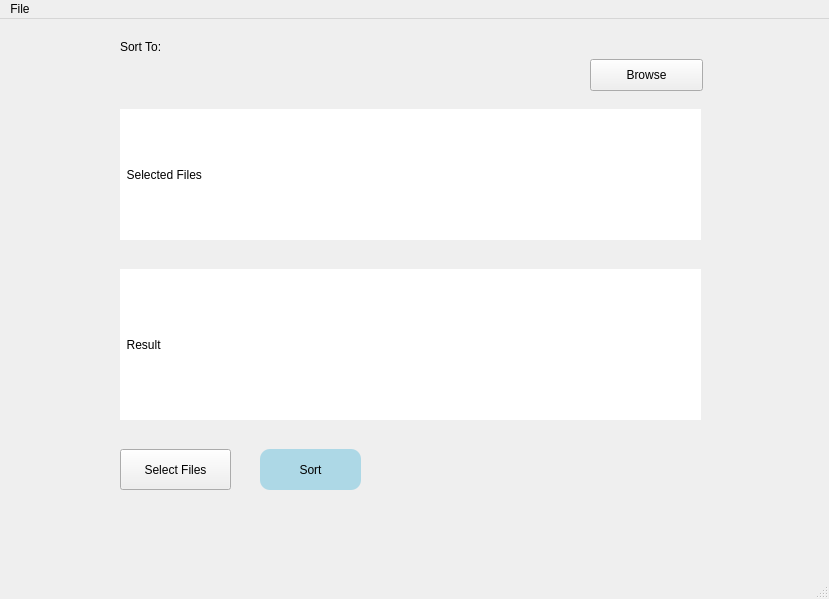
<?xml version="1.0" encoding="UTF-8"?>
<ui version="4.0">
 <class>MainWindow</class>
 <widget class="QMainWindow" name="MainWindow">
  <property name="geometry">
   <rect>
    <x>0</x>
    <y>0</y>
    <width>829</width>
    <height>599</height>
   </rect>
  </property>
  <property name="windowTitle">
   <string>Sort File To Project</string>
  </property>
  <widget class="QWidget" name="centralwidget">
   <widget class="QPushButton" name="sortButton">
    <property name="enabled">
     <bool>true</bool>
    </property>
    <property name="geometry">
     <rect>
      <x>260</x>
      <y>430</y>
      <width>101</width>
      <height>41</height>
     </rect>
    </property>
    <property name="palette">
     <palette>
      <active>
       <colorrole role="Button">
        <brush brushstyle="SolidPattern">
         <color alpha="255">
          <red>173</red>
          <green>216</green>
          <blue>230</blue>
         </color>
        </brush>
       </colorrole>
       <colorrole role="Base">
        <brush brushstyle="SolidPattern">
         <color alpha="255">
          <red>173</red>
          <green>216</green>
          <blue>230</blue>
         </color>
        </brush>
       </colorrole>
       <colorrole role="Window">
        <brush brushstyle="SolidPattern">
         <color alpha="255">
          <red>173</red>
          <green>216</green>
          <blue>230</blue>
         </color>
        </brush>
       </colorrole>
      </active>
      <inactive>
       <colorrole role="Button">
        <brush brushstyle="SolidPattern">
         <color alpha="255">
          <red>173</red>
          <green>216</green>
          <blue>230</blue>
         </color>
        </brush>
       </colorrole>
       <colorrole role="Base">
        <brush brushstyle="SolidPattern">
         <color alpha="255">
          <red>173</red>
          <green>216</green>
          <blue>230</blue>
         </color>
        </brush>
       </colorrole>
       <colorrole role="Window">
        <brush brushstyle="SolidPattern">
         <color alpha="255">
          <red>173</red>
          <green>216</green>
          <blue>230</blue>
         </color>
        </brush>
       </colorrole>
      </inactive>
      <disabled>
       <colorrole role="Button">
        <brush brushstyle="SolidPattern">
         <color alpha="255">
          <red>173</red>
          <green>216</green>
          <blue>230</blue>
         </color>
        </brush>
       </colorrole>
       <colorrole role="Base">
        <brush brushstyle="SolidPattern">
         <color alpha="255">
          <red>173</red>
          <green>216</green>
          <blue>230</blue>
         </color>
        </brush>
       </colorrole>
       <colorrole role="Window">
        <brush brushstyle="SolidPattern">
         <color alpha="255">
          <red>173</red>
          <green>216</green>
          <blue>230</blue>
         </color>
        </brush>
       </colorrole>
      </disabled>
     </palette>
    </property>
    <property name="autoFillBackground">
     <bool>false</bool>
    </property>
    <property name="styleSheet">
     <string notr="true">background-color: lightblue;
border: none;
border-radius: 10px;</string>
    </property>
    <property name="text">
     <string>Sort</string>
    </property>
   </widget>
   <widget class="QLabel" name="operationStatusLabel">
    <property name="geometry">
     <rect>
      <x>120</x>
      <y>250</y>
      <width>581</width>
      <height>151</height>
     </rect>
    </property>
    <property name="styleSheet">
     <string notr="true">background-color: white;</string>
    </property>
    <property name="frameShape">
     <enum>QFrame::NoFrame</enum>
    </property>
    <property name="frameShadow">
     <enum>QFrame::Plain</enum>
    </property>
    <property name="text">
     <string>  Result</string>
    </property>
    <property name="wordWrap">
     <bool>true</bool>
    </property>
   </widget>
   <widget class="QLabel" name="selectedFilesLabel">
    <property name="geometry">
     <rect>
      <x>120</x>
      <y>90</y>
      <width>581</width>
      <height>131</height>
     </rect>
    </property>
    <property name="acceptDrops">
     <bool>true</bool>
    </property>
    <property name="autoFillBackground">
     <bool>false</bool>
    </property>
    <property name="styleSheet">
     <string notr="true">background-color: white;</string>
    </property>
    <property name="frameShape">
     <enum>QFrame::NoFrame</enum>
    </property>
    <property name="frameShadow">
     <enum>QFrame::Plain</enum>
    </property>
    <property name="midLineWidth">
     <number>0</number>
    </property>
    <property name="text">
     <string>  Selected Files</string>
    </property>
    <property name="wordWrap">
     <bool>true</bool>
    </property>
   </widget>
   <widget class="QPushButton" name="selectButton">
    <property name="geometry">
     <rect>
      <x>120</x>
      <y>430</y>
      <width>111</width>
      <height>41</height>
     </rect>
    </property>
    <property name="text">
     <string>Select Files</string>
    </property>
    <property name="autoDefault">
     <bool>false</bool>
    </property>
   </widget>
   <widget class="QLineEdit" name="rootDirectoryInput">
    <property name="enabled">
     <bool>false</bool>
    </property>
    <property name="geometry">
     <rect>
      <x>120</x>
      <y>40</y>
      <width>461</width>
      <height>31</height>
     </rect>
    </property>
    <property name="frame">
     <bool>false</bool>
    </property>
   </widget>
   <widget class="QLabel" name="label">
    <property name="geometry">
     <rect>
      <x>120</x>
      <y>20</y>
      <width>60</width>
      <height>16</height>
     </rect>
    </property>
    <property name="text">
     <string>Sort To:</string>
    </property>
   </widget>
   <widget class="QPushButton" name="browseButton">
    <property name="geometry">
     <rect>
      <x>590</x>
      <y>40</y>
      <width>113</width>
      <height>32</height>
     </rect>
    </property>
    <property name="styleSheet">
     <string notr="true"/>
    </property>
    <property name="text">
     <string>Browse</string>
    </property>
   </widget>
  </widget>
  <widget class="QMenuBar" name="menubar">
   <property name="geometry">
    <rect>
     <x>0</x>
     <y>0</y>
     <width>829</width>
     <height>24</height>
    </rect>
   </property>
   <widget class="QMenu" name="menuFile">
    <property name="title">
     <string>File</string>
    </property>
    <addaction name="actionNew"/>
    <addaction name="actionSave"/>
    <addaction name="actionCopy"/>
    <addaction name="actionPaste"/>
   </widget>
   <addaction name="menuFile"/>
  </widget>
  <widget class="QStatusBar" name="statusbar"/>
  <action name="actionNew">
   <property name="text">
    <string>New</string>
   </property>
   <property name="statusTip">
    <string>Create a new file</string>
   </property>
  </action>
  <action name="actionSave">
   <property name="text">
    <string>Save</string>
   </property>
   <property name="statusTip">
    <string>Save a file</string>
   </property>
  </action>
  <action name="actionCopy">
   <property name="text">
    <string>Copy</string>
   </property>
   <property name="statusTip">
    <string>Copy a file</string>
   </property>
   <property name="shortcut">
    <string>Ctrl+C</string>
   </property>
  </action>
  <action name="actionPaste">
   <property name="text">
    <string>Paste</string>
   </property>
   <property name="statusTip">
    <string>Paste the file</string>
   </property>
   <property name="shortcut">
    <string>Ctrl+V</string>
   </property>
  </action>
 </widget>
 <resources/>
 <connections/>
</ui>
